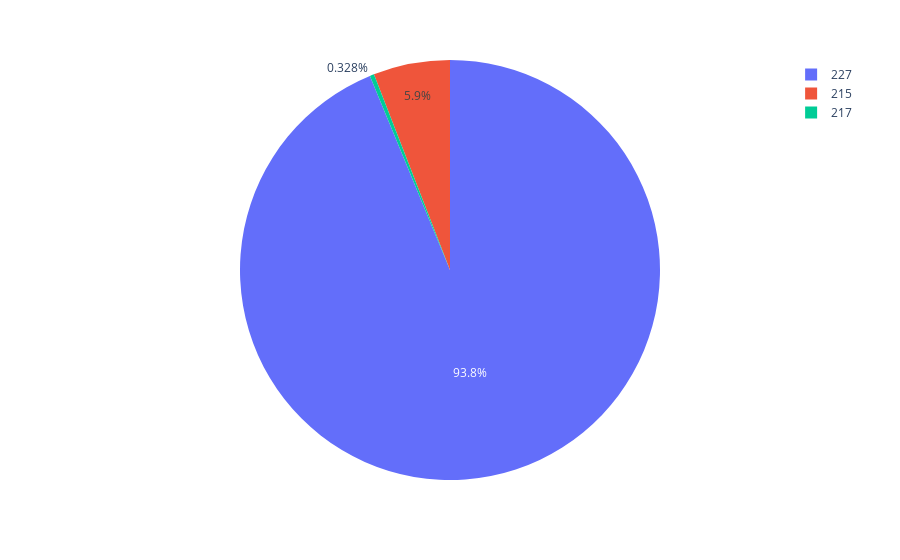

This figure's notebook cell:
### Code cell
for cl in range(n_clusters):
    df_cluster = df_count_groups.loc[df_count_groups["Cluster_label"] == cl]
    fig = px.pie(df_cluster, values="count", names="Space_group_number")
    fig.show()

### Figure 1 — Plotly figure (JSON) as saved in the notebook; plotly's stock layout.template omitted (floating-point values rounded to 4 significant figures)
{"data": [{"domain": {"x": [0, 1], "y": [0, 1]}, "hovertemplate": "Space_group_number=%{label}<br>count=%{value}<extra></extra>", "labels": [215, 217, 227], "legendgroup": "", "name": "", "showlegend": true, "type": "pie", "values": [18, 1, 286]}], "layout": {"autosize": true, "legend": {"tracegroupgap": 0}, "margin": {"t": 60}}}
